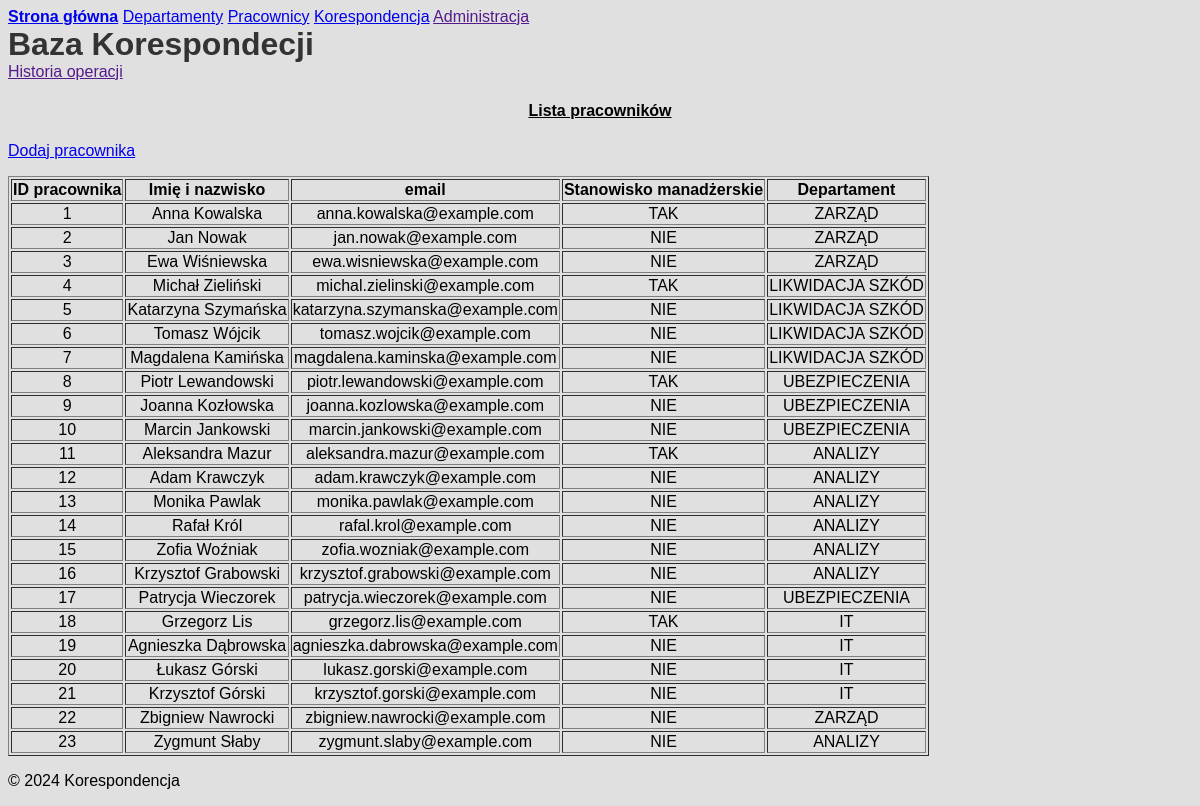
The page /employees on the database its author committed.
### models.py (models this page shows)
class Employee(db.Model):
    __tablename__ = 'employee'
    empID = db.Column(db.Integer, primary_key=True)
    empName = db.Column(db.String(100), nullable=False, unique=True)
    empEmail = db.Column(db.String(100), nullable=False, unique=True)
    empIsManager = db.Column(db.Boolean, default=False)
    depID = db.Column(db.Integer, db.ForeignKey('departament.depID'), nullable=False)
    correspondences = db.relationship('Correspondence', backref='employee', lazy=True)

class Departament(db.Model):
    __tablename__ = 'departament'
    depID = db.Column(db.Integer, primary_key=True)
    depName = db.Column(db.String(100), nullable=False, unique=True)
    employees = db.relationship('Employee', backref='departament', lazy=True)
    correspondences = db.relationship('Correspondence', backref='departament', lazy=True)

### app.py (the view)
@app.route("/employees")
def employee_list():
    employees = Employee.query.all()
    return render_template("employees.html", employees=employees)

### templates/employees.html (shortened to what this page needs)
{% extends 'base.html' %}
{% block content %}
<div class="container" xmlns="http://www.w3.org/1999/html">
    <div class="columns">
        <div class="column col-12">
            <div class="text-center">
                <h4><u>Lista pracowników</u></h4>
                <a href="{{ url_for('add_employee') }}" class="btn btn-primary">Dodaj pracownika</a>
            </div>
        </div>
        <div class="column col-10">
            <table class="table table-striped table-hover" border="1">
                <thead>
                    <tr>
                        <th>ID pracownika</th>
                        <th>Imię i nazwisko</th>
                        <th>email</th>
                        <th>Stanowisko manadżerskie</th>
                        <th>Departament</th>
                    </tr>
                </thead>
                <tbody>
                    {% for employee in employees %}
                    <tr>
                        <td>{{ employee.empID }}</td>
                        <td>{{ employee.empName }}</td>
                        <td>{{ employee.empEmail }}</td>
                        <td>{% if employee.empIsManager %}
                                TAK
                            {% else %}
                                NIE
                            {% endif %}
                        </td>
                        <td>{{ employee.departament.depName }}</td>
                    </tr>
                    {% endfor %}
                </tbody>
            </table>
        </div>
    </div>
</div>
{% endblock %}

### templates/base.html (shortened to what this page needs)
<!DOCTYPE html>
<html lang="en">
<head>
    <link rel="stylesheet" href="https://unpkg.com/spectre.css/dist/spectre.min.css">
    <link rel="stylesheet" href="https://unpkg.com/spectre.css/dist/spectre-icons.min.css">
</head>
<body>
    <div class="container">
        <header class="navbar">
            <section class="navbar-section">
                <a href="{{ url_for('index') }}" class="navbar-brand mr-2"><b>Strona główna</b></a>
                <a href="{{ url_for('add_departament') }}" class="btn btn-link">Departamenty</a>
                <a href="{{ url_for('employee_list') }}" class="btn btn-link">Pracownicy</a>
                <a href="{{ url_for('cor_records') }}" class="btn btn-link">Korespondencja</a>
                <a href="" class="btn btn-link">Administracja</a>
            </section>
                    <div>
                        <section class="navbar-center">
                            <h1>Baza Korespondecji</h1>
                        </section>
                    </div>
          <section class="navbar-section">
              <a href="" class="btn btn-link">Historia operacji</a>
          </section>
        </header>
        <main class="content">
            {% block content %}{% endblock %}
        </main>
        <footer class="text-center">
            <p>&copy; 2024 Korespondencja</p>
        </footer>
    </div>
</body>
</html>

### templates/base.html (style rules this page uses)
body { background-color: #e0e0e0; font-family: 'Helvetica'; }
.navbar-center h1 { font-family: 'Helvetica', cursive; font-size: 2.0em; font-weight: 700; color: #333; margin: 0; }
table { class="table table-hover table-striped"; }
h4, th, td { text-align: center; }

### rows shown on the page
Employee: empID "1", empName "Anna Kowalska", empEmail "anna.kowalska@example.com", empIsManager "TAK", departament.depName "ZARZĄD"
Employee: empID "2", empName "Jan Nowak", empEmail "jan.nowak@example.com", empIsManager "NIE", departament.depName "ZARZĄD"
Employee: empID "3", empName "Ewa Wiśniewska", empEmail "ewa.wisniewska@example.com", empIsManager "NIE", departament.depName "ZARZĄD"
Employee: empID "4", empName "Michał Zieliński", empEmail "michal.zielinski@example.com", empIsManager "TAK", departament.depName "LIKWIDACJA SZKÓD"
Employee: empID "5", empName "Katarzyna Szymańska", empEmail "katarzyna.szymanska@example.com", empIsManager "NIE", departament.depName "LIKWIDACJA SZKÓD"
Employee: empID "6", empName "Tomasz Wójcik", empEmail "tomasz.wojcik@example.com", empIsManager "NIE", departament.depName "LIKWIDACJA SZKÓD"
Employee: empID "7", empName "Magdalena Kamińska", empEmail "magdalena.kaminska@example.com", empIsManager "NIE", departament.depName "LIKWIDACJA SZKÓD"
Employee: empID "8", empName "Piotr Lewandowski", empEmail "piotr.lewandowski@example.com", empIsManager "TAK", departament.depName "UBEZPIECZENIA"
Employee: empID "9", empName "Joanna Kozłowska", empEmail "joanna.kozlowska@example.com", empIsManager "NIE", departament.depName "UBEZPIECZENIA"
Employee: empID "10", empName "Marcin Jankowski", empEmail "marcin.jankowski@example.com", empIsManager "NIE", departament.depName "UBEZPIECZENIA"
Employee: empID "11", empName "Aleksandra Mazur", empEmail "aleksandra.mazur@example.com", empIsManager "TAK", departament.depName "ANALIZY"
Employee: empID "12", empName "Adam Krawczyk", empEmail "adam.krawczyk@example.com", empIsManager "NIE", departament.depName "ANALIZY"
Employee: empID "13", empName "Monika Pawlak", empEmail "monika.pawlak@example.com", empIsManager "NIE", departament.depName "ANALIZY"
Employee: empID "14", empName "Rafał Król", empEmail "rafal.krol@example.com", empIsManager "NIE", departament.depName "ANALIZY"
Employee: empID "15", empName "Zofia Woźniak", empEmail "zofia.wozniak@example.com", empIsManager "NIE", departament.depName "ANALIZY"
Employee: empID "16", empName "Krzysztof Grabowski", empEmail "krzysztof.grabowski@example.com", empIsManager "NIE", departament.depName "ANALIZY"
Employee: empID "17", empName "Patrycja Wieczorek", empEmail "patrycja.wieczorek@example.com", empIsManager "NIE", departament.depName "UBEZPIECZENIA"
Employee: empID "18", empName "Grzegorz Lis", empEmail "grzegorz.lis@example.com", empIsManager "TAK", departament.depName "IT"
Employee: empID "19", empName "Agnieszka Dąbrowska", empEmail "agnieszka.dabrowska@example.com", empIsManager "NIE", departament.depName "IT"
Employee: empID "20", empName "Łukasz Górski", empEmail "lukasz.gorski@example.com", empIsManager "NIE", departament.depName "IT"
Employee: empID "21", empName "Krzysztof Górski", empEmail "krzysztof.gorski@example.com", empIsManager "NIE", departament.depName "IT"
Employee: empID "22", empName "Zbigniew Nawrocki", empEmail "zbigniew.nawrocki@example.com", empIsManager "NIE", departament.depName "ZARZĄD"
Employee: empID "23", empName "Zygmunt Słaby", empEmail "zygmunt.slaby@example.com", empIsManager "NIE", departament.depName "ANALIZY"
